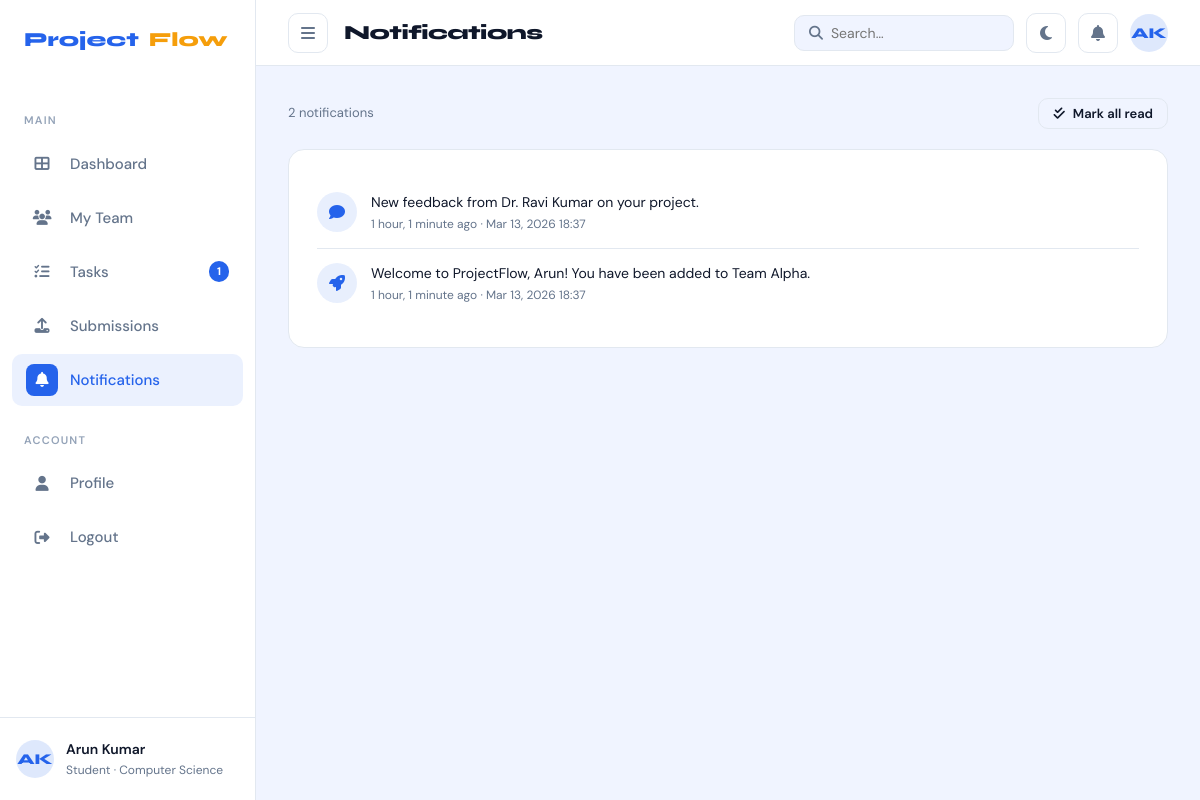
Screenshot of /notifications/ (signed in) with the database file from the repository.
### accounts/models.py (models this page shows, shortened)
class User(AbstractUser):
    class Role(models.TextChoices):
        STUDENT = 'student', 'Student'
        TEACHER = 'teacher', 'Teacher'
        ADMIN   = 'admin',   'Admin'
    DEPARTMENT_CHOICES = [
        ('cs',   'Computer Science'),
        ('it',   'Information Technology'),
        ('ece',  'Electronics & Communication'),
        ('mech', 'Mechanical Engineering'),
        ('civil','Civil Engineering'),
        ('other','Other'),
    ]
    role       = models.CharField(max_length=10, choices=Role.choices, default=Role.STUDENT)
    student_id = models.CharField(max_length=20, blank=True, null=True, unique=True)
    department = models.CharField(max_length=10, choices=DEPARTMENT_CHOICES, default='cs')
    bio        = models.TextField(blank=True)
    avatar     = models.ImageField(upload_to='avatars/', blank=True, null=True)
    phone      = models.CharField(max_length=20, blank=True)
    github_url = models.URLField(blank=True)
    class Meta:
        verbose_name = 'User'
        verbose_name_plural = 'Users'
    @property
    def is_student(self):
        return self.role == self.Role.STUDENT
    @property
    def is_teacher(self):
        return self.role == self.Role.TEACHER
    @property
    def initials(self):
        name = self.get_full_name()
        if name:
            parts = name.split()
            return (parts[0][0] + parts[-1][0]).upper() if len(parts) > 1 else parts[0][:2].upper()
        return self.username[:2].upper()
    @property
    def current_team(self):
        membership = self.memberships.filter(is_active=True).select_related('team').first()
        return membership.team if membership else None

### notifications/models.py (models this page shows, shortened)
class Notification(models.Model):
    COLOR_CHOICES = [
        ('blue',  'Blue'),
        ('green', 'Green'),
        ('amber', 'Amber'),
        ('red',   'Red'),
        ('gray',  'Gray'),
    ]
    recipient   = models.ForeignKey(
        settings.AUTH_USER_MODEL,
        on_delete=models.CASCADE,
        related_name='notifications'
    )
    verb        = models.CharField(max_length=50)   # e.g. "task assigned"
    description = models.TextField()
    icon        = models.CharField(max_length=40, default='fa-bell')  # FontAwesome class
    color       = models.CharField(max_length=6, choices=COLOR_CHOICES, default='blue')
    is_read     = models.BooleanField(default=False)
    created_at  = models.DateTimeField(auto_now_add=True)
    class Meta:
        ordering = ['-created_at']

### notifications/views.py (the view)
# urls.py: path('',                   views.notification_list_view, name='list'),
@login_required
def notification_list_view(request):
    notifs = request.user.notifications.all()
    request.user.notifications.filter(is_read=False).update(is_read=True)
    return render(request, 'notifications/list.html', {
        'notifications': notifs,
        'active_nav': 'notifications',
    })

### templates/notifications/list.html (shortened to what this page needs)
{% extends 'base_app.html' %}
{% block page_title %}Notifications{% endblock %}
{% block content %}
<div class="flex-between mb-20">
  <span class="text-muted text-sm">{{ notifications.count }} notification{{ notifications.count|pluralize }}</span>
  {% if notifications %}
  <form method="post" action="{% url 'notifications:mark_all_read' %}">
    <button type="submit" class="btn btn-secondary btn-sm">
      <i class="fa fa-check-double"></i> Mark all read
    </button>
  </form>
  {% endif %}
</div>
<div class="card">
  {% for notif in notifications %}
  <div class="notif-item" style="{% if not notif.is_read %}background:rgba(37,99,235,0.03){% endif %}">
    <div style="width:40px;height:40px;border-radius:50%;display:flex;align-items:center;justify-content:center;flex-shrink:0;
      background:rgba({% if notif.color == 'blue' %}37,99,235{% elif notif.color == 'green' %}16,185,129{% elif notif.color == 'amber' %}245,158,11{% else %}239,68,68{% endif %},0.1);
      color:var(--{% if notif.color == 'blue' %}brand{% elif notif.color == 'green' %}accent2{% elif notif.color == 'amber' %}accent{% else %}danger{% endif %})">
      <i class="fa {{ notif.icon }}"></i>
    </div>
    <div style="flex:1">
      <div class="notif-text">{{ notif.description }}</div>
      <div class="notif-time">{{ notif.created_at|timesince }} ago · {{ notif.created_at|date:"M d, Y H:i" }}</div>
    </div>
  </div>
  {% empty %}
  <div class="empty-state" style="padding:60px 0">
    <i class="fa fa-bell-slash"></i>
    <h4>All Caught Up!</h4>
    <p>You have no notifications right now.</p>
  </div>
  {% endfor %}
</div>
{% endblock %}

### templates/base_app.html (shortened to what this page needs)
{% extends 'base.html' %}
{% load static %}
{% block body %}
<div class="app-shell">
  <aside class="sidebar" id="sidebar">
    <a class="sidebar-logo" href="{% url 'dashboard' %}">
      Project<span style="color:var(--accent)">Flow</span>
    </a>
    {% if user.is_student %}
      <div class="sidebar-section-title">Main</div>
      <ul class="sidebar-nav">
        <li><a href="{% url 'student_dashboard' %}" class="{% if active_nav == 'dashboard' %}active{% endif %}">
          <span class="nav-icon"><i class="fa fa-th-large"></i></span>Dashboard</a></li>
        <li><a href="{% url 'teams:list' %}" class="{% if active_nav == 'teams' %}active{% endif %}">
          <span class="nav-icon"><i class="fa fa-users"></i></span>My Team</a></li>
        <li><a href="{% url 'tasks:list' %}" class="{% if active_nav == 'tasks' %}active{% endif %}">
          <span class="nav-icon"><i class="fa fa-tasks"></i></span>Tasks
          {% if tasks_pending > 0 %}<span class="sidebar-badge">{{ tasks_pending }}</span>{% endif %}
        </a></li>
        <li><a href="{% url 'submissions:list' %}" class="{% if active_nav == 'submissions' %}active{% endif %}">
          <span class="nav-icon"><i class="fa fa-upload"></i></span>Submissions</a></li>
        <li><a href="{% url 'notifications:list' %}" class="{% if active_nav == 'notifications' %}active{% endif %}">
          <span class="nav-icon"><i class="fa fa-bell"></i></span>Notifications
        </a></li>
      </ul>
    {% endif %}
    <div class="sidebar-section-title">Account</div>
    <ul class="sidebar-nav">
      <li><a href="{% url 'profile:detail' %}" class="{% if active_nav == 'profile' %}active{% endif %}">
        <span class="nav-icon"><i class="fa fa-user"></i></span>Profile</a></li>
      <li><a href="{% url 'accounts:logout' %}">
        <span class="nav-icon"><i class="fa fa-sign-out-alt"></i></span>Logout</a></li>
    </ul>
    <div class="sidebar-user">
      <div class="avatar avatar-blue">{{ user.initials }}</div>
      <div class="sidebar-user-info">
        <div class="sidebar-user-name">{{ user.get_full_name|default:user.username }}</div>
        <div class="sidebar-user-role">{{ user.get_role_display }} · {{ user.get_department_display }}</div>
      </div>
    </div>
  </aside>
  <div class="main-content">
    <header class="topbar">
      <div class="topbar-left">
        <button class="icon-btn" id="sidebar-toggle" onclick="toggleSidebar()">
          <i class="fa fa-bars"></i>
        </button>
        <div class="page-title">{% block page_title %}Dashboard{% endblock %}</div>
      </div>
      <div class="topbar-right">
        <form action="" method="get" class="search-box">
          <i class="fa fa-search"></i>
          <input name="q" placeholder="Search…" value="{{ request.GET.q }}"
                 style="border:none;background:transparent;outline:none;font-family:var(--font-body);font-size:14px;color:var(--text);width:160px">
        </form>
        <button class="icon-btn" onclick="toggleTheme()" title="Toggle dark mode">
          <i class="fa fa-moon" id="theme-icon"></i>
        </button>
        <a href="{% url 'notifications:list' %}" class="icon-btn" style="position:relative">
          <i class="fa fa-bell"></i>
        </a>
        <a href="{% url 'profile:detail' %}" class="avatar avatar-blue" style="text-decoration:none;cursor:pointer">
          {{ user.initials }}
        </a>
      </div>
    </header>
    <div class="content-area">
      {% block content %}{% endblock %}
    </div>
  </div>
</div>
{% endblock %}

### rows the page displays
User: initials "AK", get_full_name "Arun Kumar", role "Student", department "Computer Science", count "2"
Notification: description "New feedback from Dr. Ravi Kumar on your project.", created_at "1 hour, 1 minute", created_at "Mar 13, 2026 18:37"
Notification: description "Welcome to ProjectFlow, Arun! You have been added to Team Alpha.", created_at "1 hour, 1 minute", created_at "Mar 13, 2026 18:37"

### other values shown
{{ tasks_pending }} "1"
